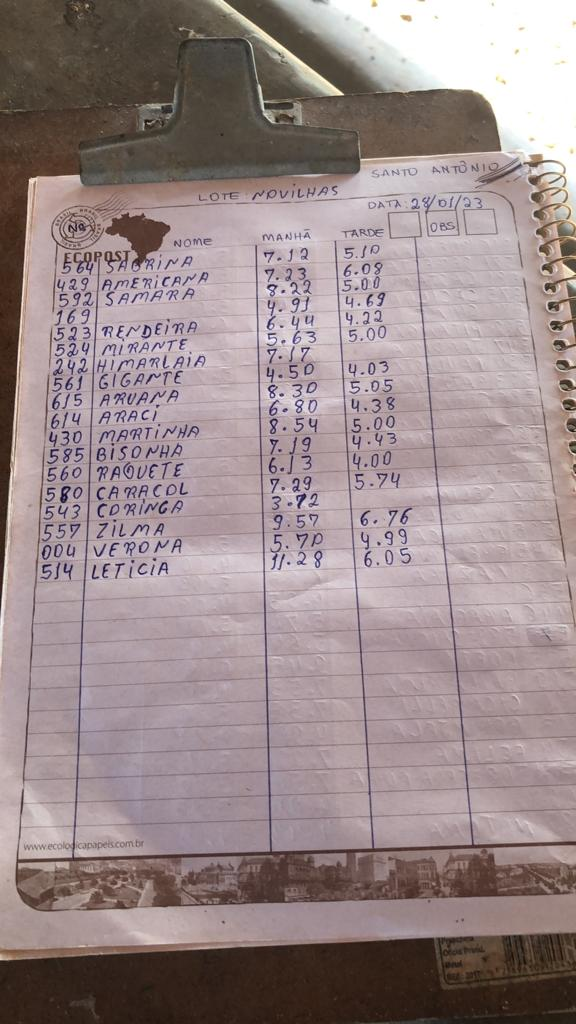
#> input picture images/26.jpg, 576 x 1024 px, found by its file name
$ python test.py
#> lines starting #> are read from the running program, lines starting #| are printed output that depends on the picture; after the words box and inside, x2 and y2 are one past the last pixel; in counts of white or black regions, pixels touching at a corner belong together
import cv2
import numpy as np
import matplotlib.pyplot as plt

# Load the image
image = cv2.imread('26.jpg')
#> image is the input picture: shape (1024, 576, 3); mean B, G, R 138.7, 137.7, 154

# Convert the image to grayscale
gray = cv2.cvtColor(image, cv2.COLOR_BGR2GRAY)
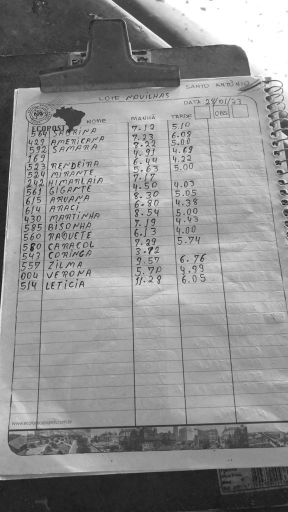
#> gray: shape (1024, 576) (shown at 1/2 size); min 9, max 255, mean 142.7

# Use Canny Edge Detection to find edges
edges = cv2.Canny(gray, 50, 150)
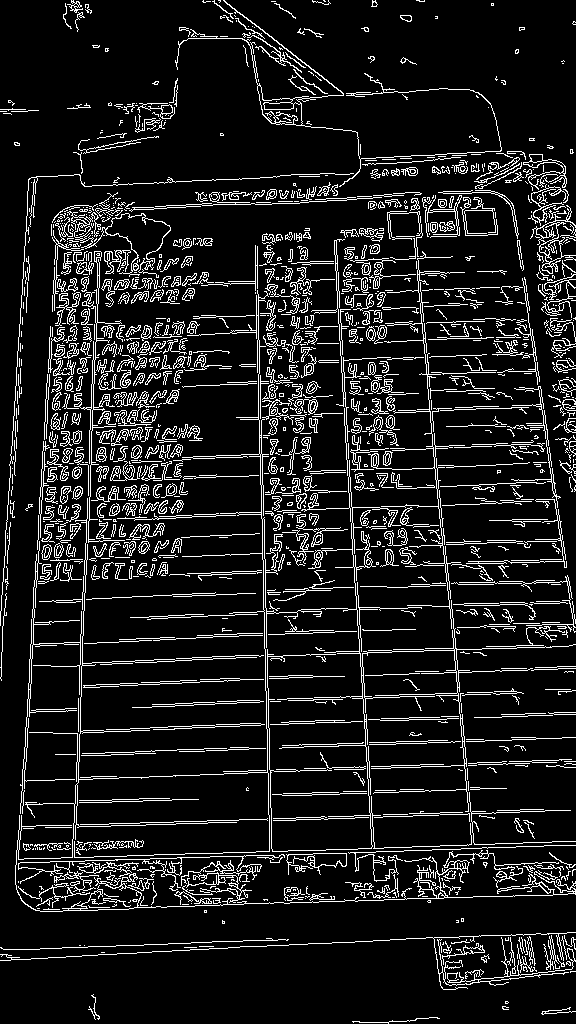
#> edges: shape (1024, 576); 11% white in thin lines or dots

# Use Hough Transform to detect lines
for threshold in range(400, 100, -5):
    lines = cv2.HoughLinesP(edges, 1, np.pi/180, threshold, maxLineGap=100)
    print(threshold)
    if not lines is None and len(lines) > 20:
        break
#> this loop made 28 passes
#> lines on passes 3 to 4: [[71, 956, 100, 132]], [[72, 956, 100, 132], [316, 2, 388, 1023]]

# same thing but now we get 60 lines
for threshold in range(400, 100, -5):
    lines2 = cv2.HoughLinesP(edges, 1, np.pi/180, threshold, maxLineGap=100)
    print(threshold)
    if len(lines) > 60:
        break
#> this loop made 60 passes

# Filter out the small lines
# lines = [line for line in lines if np.sqrt((line[0][0] - line[0][2]) ** 2 + (line[0][1] - line[0][3]) ** 2) > 50]

# Create a copy of the image to draw the lines on
line_image = np.copy(image)

# Get the endpoints of all the lines
endpoints = []
for line in lines:
    x1, y1, x2, y2 = line[0]
    endpoints.append([[x1, y1], [x2, y2]])
#> this loop made 21 passes
#> (x1, y1, x2, y2) on passes 1 to 8: (316, 2, 387, 1022), (1, 665, 572, 645), (19, 829, 570, 810), (22, 780, 575, 761), (71, 956, 100, 132), (9, 960, 76, 1), (394, 89, 488, 981), (21, 827, 543, 809)
#> after the loop, endpoints = 21 items

endpoints2 = []
for line in lines2:
    x1, y1, x2, y2 = line[0]
    endpoints2.append([[x1, y1], [x2, y2]])
#> this loop made 184 passes
#> (x1, y1, x2, y2) on passes 1 to 3: (316, 2, 387, 1022), (1, 666, 568, 646), (19, 829, 570, 810)
#> after the loop, endpoints2 = 184 items

# Differentiate between horizontal and vertical lines
horizontal_lines = []
vertical_lines = []
for endpoint in endpoints:
    x1, y1 = endpoint[0]
    x2, y2 = endpoint[1]
    if abs(x2 - x1) > abs(y2 - y1):
        horizontal_lines.append(endpoint)
    else:
        vertical_lines.append(endpoint)
#> after the loop, horizontal_lines = 14 items; vertical_lines = [[[316, 2], [387, 1022]], [[71, 956], [100, 132]], [[9, 960], [76, 1]], [[394, 89], [488, 981]], [[256, 178], [269, 945]], [[314, 1], [385, 1022]], [[397, 91], [491, 984]]]

# in endpoints2 we only consider horizontal lines and we add to a different list
horizontal_lines2 = []
for endpoint in endpoints2:
    x1, y1 = endpoint[0]
    x2, y2 = endpoint[1]
    if abs(x2 - x1) > abs(y2 - y1):
        horizontal_lines2.append(endpoint)


horizontal_lines_orig = np.copy(horizontal_lines)
# Consider only extreme lines
highest_horizontal_line = max(horizontal_lines, key=lambda x: x[0][1])
lowest_horizontal_line = min(horizontal_lines, key=lambda x: x[0][1])
leftmost_vertical_line = min(vertical_lines, key=lambda x: x[0][0])
rightmost_vertical_line = max(vertical_lines, key=lambda x: x[0][0])

horizontal_lines = [highest_horizontal_line, lowest_horizontal_line]
vertical_lines = [leftmost_vertical_line, rightmost_vertical_line]

# Draw the horizontal lines in red
for endpoint in horizontal_lines:
    x1, y1 = endpoint[0]
    x2, y2 = endpoint[1]
    cv2.line(line_image, (x1, y1), (x2, y2), (0, 0, 255), 2)
#> this loop made 2 passes
#> endpoint on passes 1 to 2: [[40, 911], [575, 893]], [[2, 643], [575, 623]]
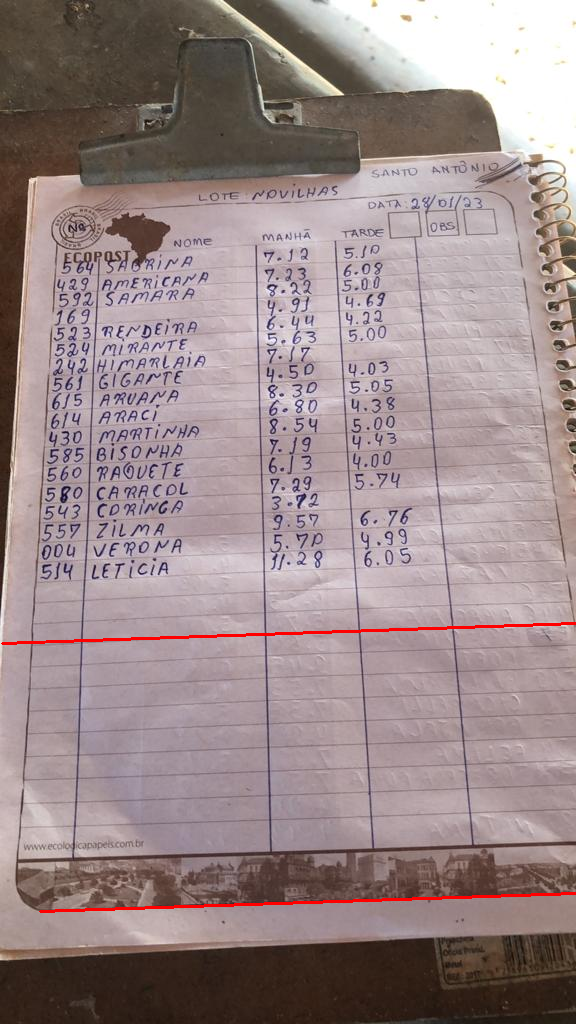
#> line_image: shape (1024, 576, 3); 0.56% of pixels changed, all inside (x1, y1, x2, y2) = (1, 622, 576, 913)

# Draw the vertical lines in green
for endpoint in vertical_lines:
    x1, y1 = endpoint[0]
    x2, y2 = endpoint[1]
    cv2.line(line_image, (x1, y1), (x2, y2), (0, 255, 0), 2)
#> this loop made 2 passes
#> endpoint on passes 1 to 2: [[9, 960], [76, 1]], [[397, 91], [491, 984]]
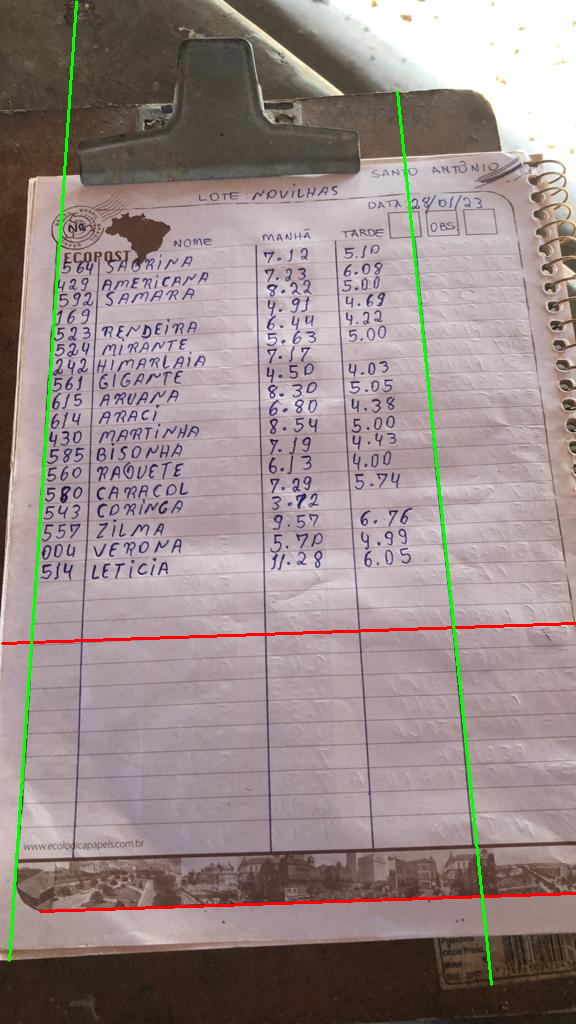
#> line_image: shape (1024, 576, 3); 0.94% of pixels changed, all inside (x1, y1, x2, y2) = (8, 0, 493, 986)

intersections = []
# Get intersection points and draw them in blue
for horizontal_line in horizontal_lines:
    for vertical_line in vertical_lines:
        x1, y1 = horizontal_line[0]
        x2, y2 = horizontal_line[1]
        x3, y3 = vertical_line[0]
        x4, y4 = vertical_line[1]
        x = ((x1 * y2 - y1 * x2) * (x3 - x4) - (x1 - x2) * (x3 * y4 - y3 * x4)) / ((x1 - x2) * (y3 - y4) - (y1 - y2) * (x3 - x4))
        y = ((x1 * y2 - y1 * x2) * (y3 - y4) - (y1 - y2) * (x3 * y4 - y3 * x4)) / ((x1 - x2) * (y3 - y4) - (y1 - y2) * (x3 - x4))
        intersections.append([x, y])
        cv2.circle(line_image, (int(x), int(y)), 2, (255, 0, 0), 2)
#> this loop made 2 passes
#> line_image: shape (1024, 576, 3); 0.03% of pixels changed, all inside (x1, y1, x2, y2) = (9, 624, 485, 915)

# Correct order for the transform
intersections = [intersections[0], intersections[1], intersections[3], intersections[2]]
# mirro the image
intersections = [intersections[0], intersections[3], intersections[2], intersections[1]]
# rotate the image
intersections = [intersections[1], intersections[2], intersections[3], intersections[0]]
# # rotate the image
# intersections = [intersections[1], intersections[2], intersections[3], intersections[0]]
# # rotate again
# intersections = [intersections[1], intersections[2], intersections[3], intersections[0]]

# Perspective transform from intersections to a rectangle
src = np.array(intersections, dtype='float32')

# Define the size of the transformed image
x1, y1 = 1000, 1000

# Define the four corners of the parallelogram after the transform
dst = np.array([[0, 0], [x1, 0], [x1, y1], [0, y1]], dtype='float32')

# Calculate the perspective transform matrix
M = cv2.getPerspectiveTransform(src, dst)

# Put image limits in an array
image_limits = np.array([[0, 0], [image.shape[1], 0], [image.shape[1], image.shape[0]], [0, image.shape[0]]], dtype='float32')

# Transform those limits using the perspective transform matrix
transformed_limits = cv2.perspectiveTransform(image_limits.reshape(-1, 1, 2), M)

# Get bounding box of the transformed limits as points in an array
x_min = int(min(transformed_limits[:, 0, 0]))
x_max = int(max(transformed_limits[:, 0, 0]))
y_min = int(min(transformed_limits[:, 0, 1]))
y_max = int(max(transformed_limits[:, 0, 1]))

bounding_box = np.array([[x_min, y_min], [x_max, y_min], [x_max, y_max], [x_min, y_max]], dtype='float32')

# Use the inverse perspective transform to get the bounding box in the original image
bounding_box_orig = cv2.perspectiveTransform(bounding_box.reshape(-1, 1, 2), np.linalg.inv(M))

# Get new perspective transform matrix using your bounding box orig
src = np.array(bounding_box_orig, dtype='float32')
dst = np.array([[0, 0], [x1, 0], [x1, y1], [0, y1]], dtype='float32')
M = cv2.getPerspectiveTransform(src, dst)

# Apply the perspective transform to the image
warped = cv2.warpPerspective(image, M, (x1, y1))
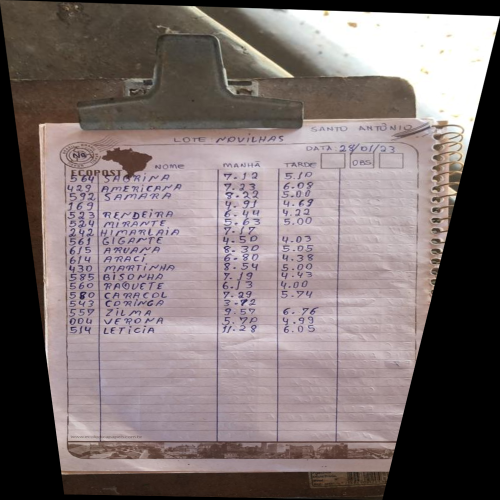
#> warped: shape (1000, 1000, 3) (shown at 1/2 size); mean B, G, R 113.2, 113.1, 125

# [7 lines of commented-out code are left out]
transformed_horizontal_lines = []
for endpoint in horizontal_lines_orig:
    x1, y1 = endpoint[0]
    x2, y2 = endpoint[1]
    transformed_horizontal_lines.append(cv2.perspectiveTransform(np.array([[x1, y1], [x2, y2]], dtype='float32').reshape(-1, 1, 2), M))
#> this loop made 14 passes
#> endpoint on passes 1 to 8: [[1, 665], [572, 645]], [[19, 829], [570, 810]], [[22, 780], [575, 761]], [[21, 827], [543, 809]], [[40, 911], [575, 893]], [[23, 805], [506, 788]], [[24, 756], [575, 737]], [[18, 864], [571, 845]]

# Add horizontal lines 2 as well
for endpoint in horizontal_lines2:
    x1, y1 = endpoint[0]
    x2, y2 = endpoint[1]
    transformed_horizontal_lines.append(cv2.perspectiveTransform(np.array([[x1, y1], [x2, y2]], dtype='float32').reshape(-1, 1, 2), M))
#> this loop made 79 passes
#> endpoint on passes 1 to 8: [[1, 666], [568, 646]], [[19, 829], [570, 810]], [[22, 780], [575, 761]], [[16, 860], [568, 841]], [[16, 864], [564, 845]], [[2, 643], [575, 623]], [[24, 756], [575, 737]], [[19, 827], [543, 809]]


# Get all vertical distances between horizontal lines (considering all possibilities)
vertical_distances = []
for i in range(len(horizontal_lines_orig)):
    for j in range(i + 1, len(horizontal_lines_orig)):
        vertical_distances.append(abs(horizontal_lines_orig[i][0][1] - horizontal_lines_orig[j][0][1]))
#> this loop made 14 passes
# Get histogram of vertical distances
hist = np.histogram(vertical_distances, bins=50)
# Get first non empty bin other than the first one
val = None
for i in range(1, len(hist[0])):
    if hist[0][i] > 0:
        val = hist[1][i]
        break
#> this loop made 3 passes

# Add ten lines above ther first horizontal line in thransformed horizontal lines spaced of val
lines_to_add = []
for i in range(-15, 20):
    x1, y1 = transformed_horizontal_lines[0][0][0]
    x2, y2 = transformed_horizontal_lines[0][1][0]
    lines_to_add.append([[x1, y1 - (i + 1) * val], [x2, y2 - (i + 1) * val]])

# Add warped image trnasformed horizontal lines
for endpoint in transformed_horizontal_lines:
    x1, y1 = endpoint[0][0]
    x2, y2 = endpoint[1][0]
    cv2.line(warped, (int(x1), int(y1)), (int(x2), int(y2)), (0, 0, 255), 2)
#> this loop made 93 passes
#> endpoint on passes 1 to 8: [[96.88, 736.7], [823.8, 736.6]], [[134.5, 860.8], [791.4, 860.6]], [[134, 825.6], [805.9, 825.6]], [[136.7, 859.4], [759.6, 859.3]], [[165.5, 917.4], [783.6, 917.4]], [[137.3, 843.8], [718.7, 843.4]], [[134.4, 807.9], [810.2, 807.8]], [[136.2, 885.2], [786.8, 885]]
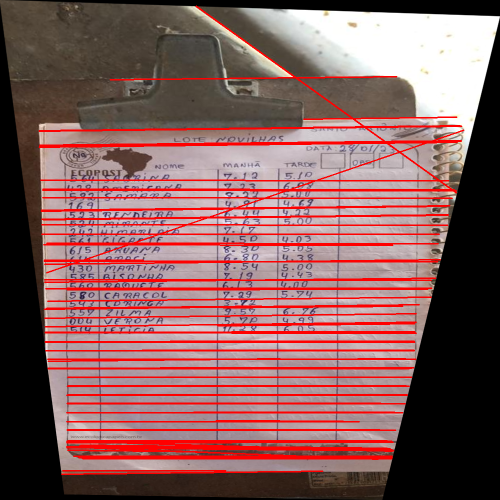
#> warped: shape (1000, 1000, 3) (shown at 1/2 size); 11.76% of pixels changed, all inside (x1, y1, x2, y2) = (77, 11, 929, 950)

# [10 lines of commented-out code are left out]
plt.subplot(121)
plt.imshow(cv2.cvtColor(warped, cv2.COLOR_BGR2RGB))
plt.title("Transformed Image")

plt.subplot(122)
plt.imshow(cv2.cvtColor(line_image, cv2.COLOR_BGR2RGB))
plt.title("Image with lines highlighted")
plt.show()
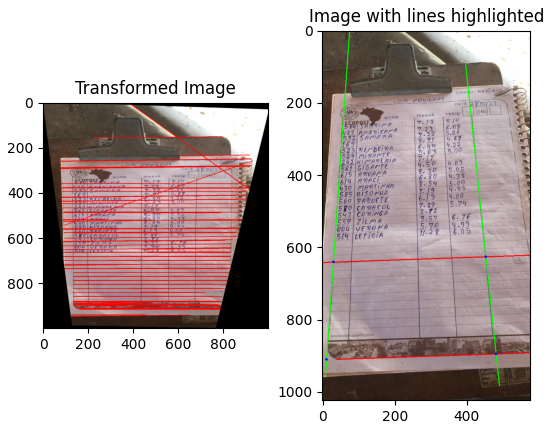
#> figure drawn by matplotlib, 2 panels

# Plot edges image

$ run again, with images/00.jpg copied over images/26.jpg
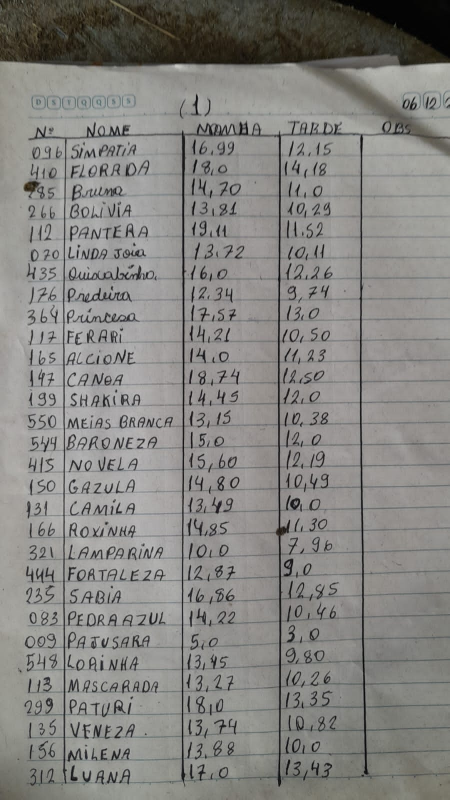
#> input picture images/00.jpg, 899 x 1599 px, found by its file name (shown at 1/2 size)
#> image is the input picture: shape (1599, 899, 3); mean B, G, R 130.3, 133.6, 134.6
#> `edges = cv2.Canny(gray, 50, 150)`:
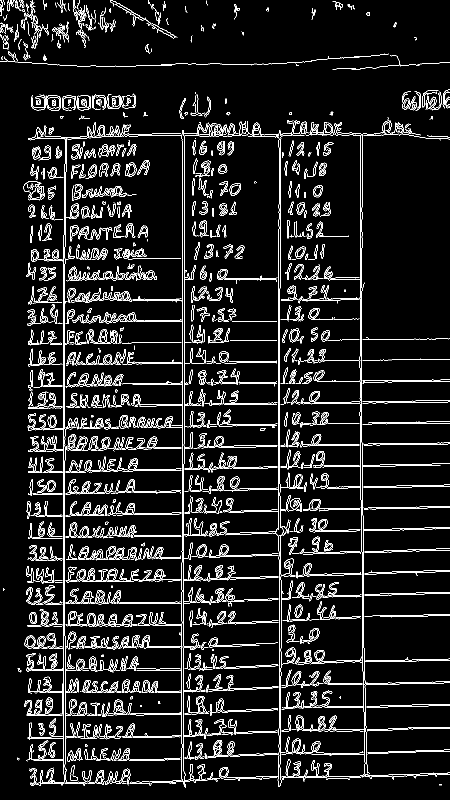
#> edges: shape (1599, 899) (shown at 1/2 size); 7.8% white in thin lines or dots
#> the loop `for line in lines:` made 21 passes
#> (x1, y1, x2, y2) on passes 1 to 8: (129, 1271, 129, 494), (368, 927, 368, 127), (126, 1231, 126, 546), (127, 1567, 127, 1232), (558, 1573, 558, 1071), (366, 1566, 366, 1014), (724, 974, 724, 885), (130, 1567, 130, 1272)
#> after the loop `for line in lines:`: endpoints = 21 items
#> the loop `for line in lines2:` made 425 passes
#> after the loop `for line in lines2:`: endpoints2 = 425 items
#> the loop `for endpoint in endpoints:` made 21 passes
#> after the loop `for endpoint in endpoints:`: horizontal_lines = [[[56, 944], [880, 930]], [[60, 899], [892, 885]], [[56, 1030], [880, 1015]], [[56, 902], [898, 887]]]; vertical_lines = 17 items
#> the loop `for endpoint in endpoints2:` made 425 passes
#> the loop `for endpoint in horizontal_lines:` made 2 passes
#> endpoint on passes 1 to 2: [[56, 1030], [880, 1015]], [[60, 899], [892, 885]]
#> the loop `for endpoint in vertical_lines:` made 2 passes
#> the loop `for horizontal_line in horizontal_lines:` made 2 passes
#> the loop `for endpoint in horizontal_lines_orig:` made 4 passes
#> endpoint on passes 1 to 4: [[56, 944], [880, 930]], [[60, 899], [892, 885]], [[56, 1030], [880, 1015]], [[56, 902], [898, 887]]
#> the loop `for endpoint in horizontal_lines2:` made 77 passes
#> endpoint on passes 1 to 8: [[56, 944], [876, 930]], [[60, 899], [878, 885]], [[56, 1030], [854, 1016]], [[56, 902], [898, 887]], [[56, 859], [817, 846]], [[57, 986], [898, 972]], [[336, 1162], [898, 1142]], [[56, 773], [866, 759]]
#> the loop `for i in range(len(horizontal_lines_orig)):` made 4 passes
#> the loop `for i in range(1, len(hist[0])):` made 15 passes
#> the loop `for endpoint in transformed_horizontal_lines:` made 81 passes
#> endpoint on passes 1 to 8: [[61.68, 583], [978.7, 583.1]], [[66.09, 555.3], [992.2, 555.3]], [[61.68, 636.1], [978.7, 636.1]], [[61.68, 557.1], [998.9, 556.6]], [[61.68, 583], [974.2, 583.1]], [[66.09, 555.3], [976.4, 555.1]], [[61.68, 636.1], [949.5, 636.4]], [[61.68, 557.1], [998.9, 556.6]]
#> `plt.show()`:
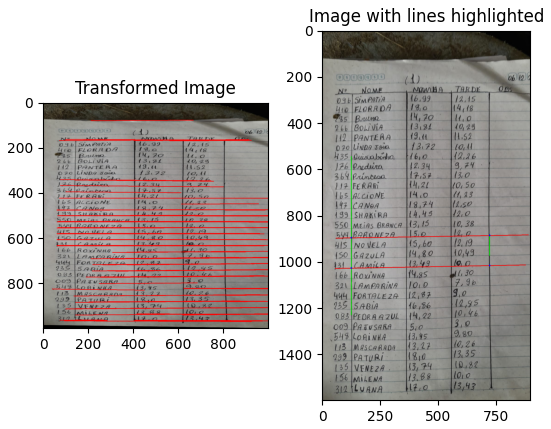
#> figure drawn by matplotlib, 2 panels
